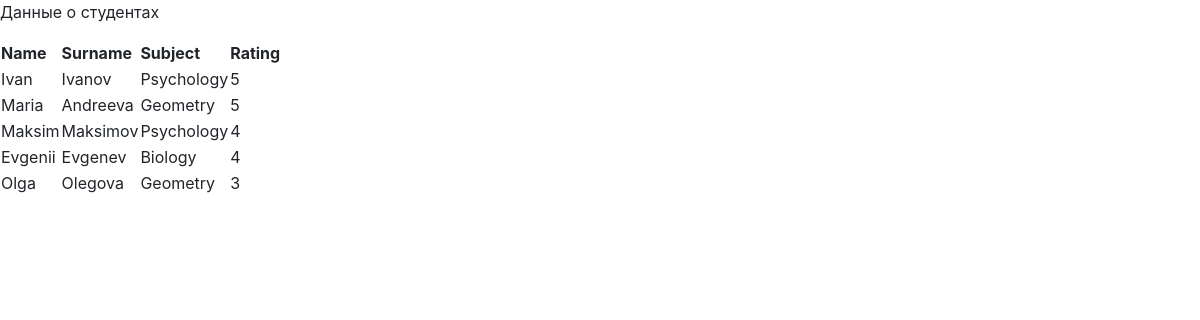
The app's page /data/ with its own data.
### models_3.py (models this page shows, shortened)
class Students(db.Model):
    id = db.Column(db.Integer, primary_key=True)
    name = db.Column(db.String(50), nullable=False)
    surname = db.Column(db.String(50), nullable=False)
    group = db.Column(db.Integer, nullable=False)
    email = db.Column(db.String(50), nullable=False)
    ratings = db.relationship('Ratings', backref=db.backref('ratings'), lazy=True)

class Ratings(db.Model):
    id = db.Column(db.Integer, primary_key=True)
    student_id = db.Column(db.Integer, db.ForeignKey('students.id'), nullable=False)
    subject = db.Column(db.String(50), nullable=False)
    rating = db.Column(db.Integer, nullable=False)

### task3.py (the view)
@app.route('/data/')
def show_data():
    students = Students.query.all()
    ratings = Ratings.query.all()
    context = {'students' : students, 'ratings' : ratings,
               'title' : 'Данные о студентах'}
    return render_template('students.html', **context)

### templates/students.html (shortened to what this page needs)
<!doctype html>
<html lang="ru">
<head>
    <link rel="stylesheet" href="/static/css/bootstrap.min.css">
</head>
<body>
    <p>{{ title }}</p>
    <table>
        <tr>
            <th>Name</th>
            <th>Surname</th>
            <th>Subject</th>
            <th>Rating</th>
        </tr>
        {% for student in students %}
        <tr>
                <td>{{ student.name }}</td>
                <td>{{ student.surname }}</td>
                {% for rating in ratings %}
                    {% if student.id == rating.student_id %}
                        <td>{{ rating.subject }}</td>
                        <td>{{ rating.rating }}</td>
                    {% endif %}
                {% endfor %}
        </tr>
        {% endfor %}
    </table>
</body>
</html>

### records on screen
Students: name "Ivan", surname "Ivanov"
Ratings: subject "Psychology", rating "5"
Students: name "Maria", surname "Andreeva"
Ratings: subject "Geometry", rating "5"
Students: name "Maksim", surname "Maksimov"
Ratings: subject "Psychology", rating "4"
Students: name "Evgenii", surname "Evgenev"
Ratings: subject "Biology", rating "4"
Students: name "Olga", surname "Olegova"
Ratings: subject "Geometry", rating "3"

### other values on screen
{{ title }} "Данные о студентах"
